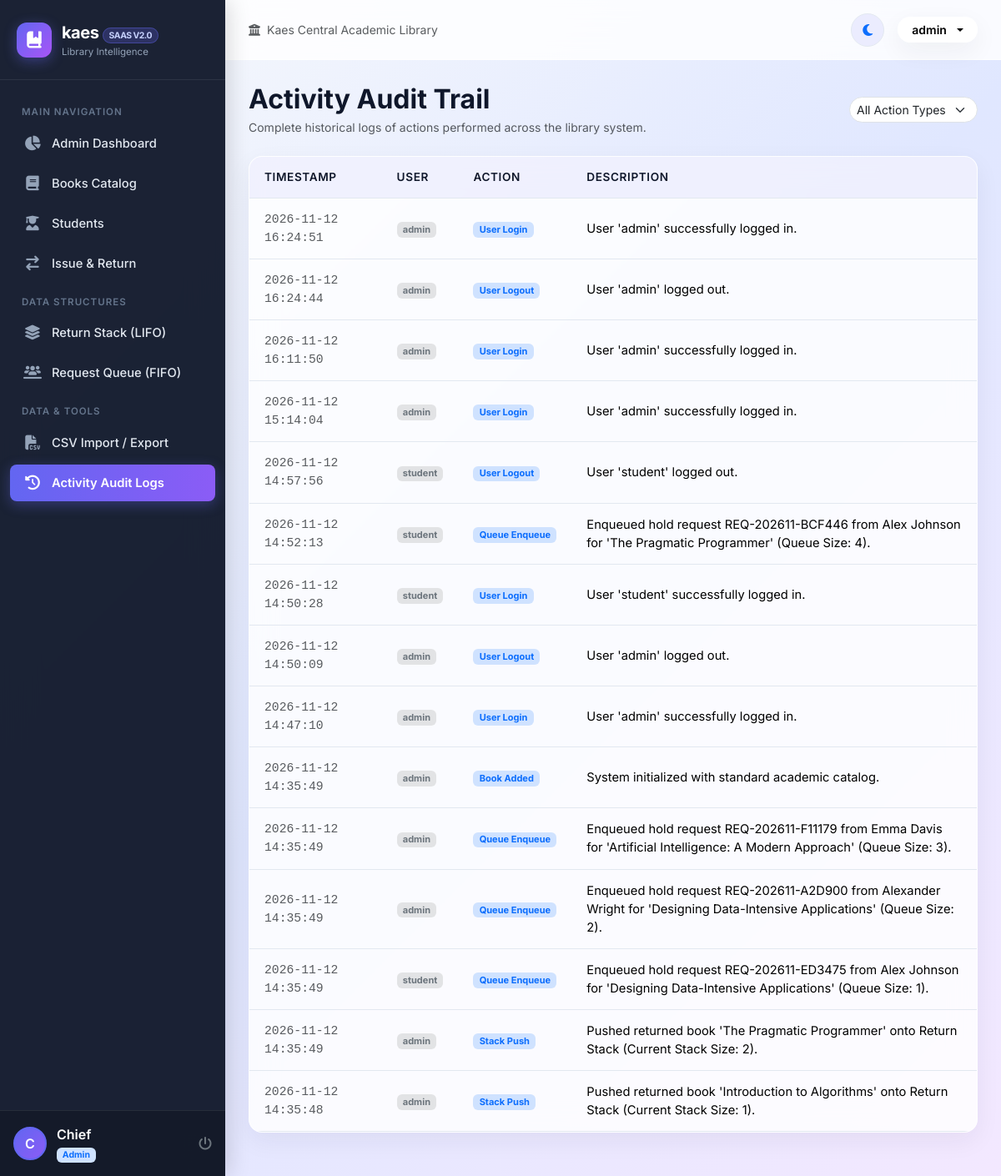
Page /accounts/activity-logs/ (signed in) on the committed database.
### transactions/models.py (models this page shows, shortened)
class ActivityLog(models.Model):
    ACTION_TYPES = (
        ('BOOK_ADDED', 'Book Added'),
        ('BOOK_UPDATED', 'Book Updated'),
        ('BOOK_DELETED', 'Book Deleted'),
        ('BOOK_ISSUED', 'Book Issued'),
        ('BOOK_RETURNED', 'Book Returned'),
        ('STACK_PUSH', 'Stack Push'),
        ('STACK_POP', 'Stack Pop'),
        ('STACK_PEEK', 'Stack Peek'),
        ('QUEUE_ENQUEUE', 'Queue Enqueue'),
        ('QUEUE_DEQUEUE', 'Queue Dequeue'),
        ('QUEUE_PEEK', 'Queue Peek'),
        ('CSV_IMPORT', 'CSV Import'),
        ('CSV_EXPORT', 'CSV Export'),
        ('STUDENT_ADDED', 'Student Added'),
        ('USER_LOGIN', 'User Login'),
        ('USER_LOGOUT', 'User Logout'),
    )
    user = models.ForeignKey(User, on_delete=models.SET_NULL, null=True, blank=True)
    action_type = models.CharField(max_length=50, choices=ACTION_TYPES)
    description = models.TextField()
    ip_address = models.GenericIPAddressField(null=True, blank=True)
    created_at = models.DateTimeField(auto_now_add=True)
    class Meta:
        ordering = ['-created_at']

### accounts/views.py (the view)
# urls.py: path('activity-logs/', views.activity_logs_view, name='activity_logs'),
@login_required
def activity_logs_view(request):
    if hasattr(request.user, 'profile') and request.user.profile.is_student:
        messages.error(request, "Access restricted to library administrators.")
        return redirect('student_dashboard')
    action_filter = request.GET.get('action', '')
    logs = ActivityLog.objects.all().order_by('-created_at')
    if action_filter:
        logs = logs.filter(action_type=action_filter)
    return render(request, 'activity_logs.html', {
        'logs': logs[:100],
        'action_filter': action_filter,
        'action_types': ActivityLog.ACTION_TYPES
    })

### accounts/context_processors.py (called while the page is built)
def user_role_context(request):
    if request.user.is_authenticated:
        profile = getattr(request.user, 'profile', None)
        is_admin = False
        is_student = False
        if profile:
            is_admin = profile.is_admin
            is_student = profile.is_student
        elif request.user.is_superuser or request.user.is_staff:
            is_admin = True
        return {
            'user_profile': profile,
            'is_admin': is_admin,
            'is_student': is_student,
        }
    return {
        'user_profile': None,
        'is_admin': False,
        'is_student': False,
    }

### accounts/models.py (called while the page is built)
    @property
    def is_admin(self):
        return self.role == 'admin' or self.user.is_superuser or self.user.is_staff

    @property
    def is_student(self):
        return self.role == 'student' and not (self.user.is_superuser or self.user.is_staff)

### templates/activity_logs.html (shortened to what this page needs)
{% extends 'base.html' %}
{% block content %}
<div class="d-flex flex-column flex-md-row justify-content-between align-items-md-center gap-3 mb-4">
    <div>
        <h2 class="fw-bold mb-1">Activity Audit Trail</h2>
        <p class="text-muted small mb-0">Complete historical logs of actions performed across the library system.</p>
    </div>
    <form method="GET" class="d-flex gap-2">
        <select name="action" class="form-select form-select-sm rounded-pill" onchange="this.form.submit()">
            <option value="">All Action Types</option>
        </select>
    </form>
</div>
<div class="glass-panel overflow-hidden mb-4">
    <div class="table-responsive">
        <table class="table custom-table align-middle mb-0">
            <thead>
                <tr>
                    <th>Timestamp</th>
                    <th>User</th>
                    <th>Action</th>
                    <th>Description</th>
                </tr>
            </thead>
            <tbody>
                {% for log in logs %}
                <tr>
                    <td class="font-monospace small text-muted">{{ log.created_at|date:"Y-m-d H:i:s" }}</td>
                    <td>
                        <span class="badge bg-secondary-subtle text-secondary">{{ log.user.username|default:"System" }}</span>
                    </td>
                    <td>
                        <span class="badge bg-primary-subtle text-primary">{{ log.get_action_type_display|default:log.action_type }}</span>
                    </td>
                    <td>{{ log.description }}</td>
                </tr>
                {% empty %}
                <tr>
                    <td colspan="4" class="text-center py-4 text-muted">No activity logs recorded.</td>
                </tr>
                {% endfor %}
            </tbody>
        </table>
    </div>
</div>
{% endblock %}

### templates/base.html (shortened to what this page needs)
{% load static %}
<!DOCTYPE html>
<html lang="en" data-theme="light">
<head>
    <link href="https://cdn.jsdelivr.net/npm/bootstrap@5.3.3/dist/css/bootstrap.min.css" rel="stylesheet">
    <link rel="stylesheet" href="https://cdnjs.cloudflare.com/ajax/libs/font-awesome/6.5.2/css/all.min.css">
    <link rel="stylesheet" href="{% static 'css/style.css' %}">
</head>
<body>
<div class="app-wrapper">
    {% if user.is_authenticated %}
    <aside class="app-sidebar">
        <div class="sidebar-brand">
            <div class="brand-icon">
                <i class="fas fa-book-bookmark"></i>
            </div>
            <div>
                <div class="brand-title">kaes <span class="brand-badge">SaaS v2.0</span></div>
                <div style="font-size: 0.72rem; color: #94a3b8;">Library Intelligence</div>
            </div>
        </div>
        <ul class="sidebar-menu">
            {% if is_admin %}
            <li class="sidebar-heading">Main Navigation</li>
            <li class="sidebar-item">
                <a href="{% url 'dashboard' %}" class="sidebar-link {% if request.resolver_match.url_name == 'dashboard' %}active{% endif %}">
                    <i class="fas fa-chart-pie"></i>
                    <span>Admin Dashboard</span>
                </a>
            </li>
            <li class="sidebar-item">
                <a href="{% url 'books_list' %}" class="sidebar-link {% if 'books' in request.path %}active{% endif %}">
                    <i class="fas fa-book"></i>
                    <span>Books Catalog</span>
                </a>
            </li>
            <li class="sidebar-item">
                <a href="{% url 'students_list' %}" class="sidebar-link {% if 'students' in request.path %}active{% endif %}">
                    <i class="fas fa-user-graduate"></i>
                    <span>Students</span>
                </a>
            </li>
            <li class="sidebar-item">
                <a href="{% url 'issue_return' %}" class="sidebar-link {% if 'transactions' in request.path %}active{% endif %}">
                    <i class="fas fa-arrow-right-arrow-left"></i>
                    <span>Issue & Return</span>
                </a>
            </li>
            <li class="sidebar-heading">Data Structures</li>
            <li class="sidebar-item">
                <a href="{% url 'stack_view' %}" class="sidebar-link {% if 'returns-stack' in request.path %}active{% endif %}">
                    <i class="fas fa-layer-group"></i>
                    <span>Return Stack (LIFO)</span>
                </a>
            </li>
            <li class="sidebar-item">
                <a href="{% url 'queue_view' %}" class="sidebar-link {% if 'requests-queue' in request.path %}active{% endif %}">
                    <i class="fas fa-users-line"></i>
                    <span>Request Queue (FIFO)</span>
                </a>
            </li>
            <li class="sidebar-heading">Data & Tools</li>
            <li class="sidebar-item">
                <a href="{% url 'csv_manager' %}" class="sidebar-link {% if 'csv-manager' in request.path %}active{% endif %}">
                    <i class="fas fa-file-csv"></i>
                    <span>CSV Import / Export</span>
                </a>
            </li>
            <li class="sidebar-item">
                <a href="{% url 'activity_logs' %}" class="sidebar-link {% if 'activity-logs' in request.path %}active{% endif %}">
                    <i class="fas fa-clock-rotate-left"></i>
                    <span>Activity Audit Logs</span>
                </a>
            </li>
            {% endif %}
        </ul>
        <div class="sidebar-user">
            {% if user.profile.avatar %}
                <img src="{{ user.profile.avatar.url }}" alt="{{ user.username }}">
            {% else %}
                <div class="user-avatar-circle">
                    {{ user.first_name|default:user.username|slice:":1"|upper }}
                </div>
            {% endif %}
            <div class="flex-grow-1 text-truncate">
                <div class="fw-semibold text-white text-truncate">{{ user.first_name|default:user.username }}</div>
                <div class="small text-muted">
                    {% if is_admin %}<span class="badge bg-primary-subtle text-primary">Admin</span>{% else %}<span class="badge bg-info-subtle text-info">Student</span>{% endif %}
                </div>
            </div>
            <a href="{% url 'logout' %}" class="text-secondary" title="Logout">
                <i class="fas fa-power-off"></i>
            </a>
        </div>
    </aside>
    {% endif %}
    <div class="app-main {% if not user.is_authenticated %}m-0 w-100{% endif %}">
        {% if user.is_authenticated %}
        <header class="app-header">
            <div class="d-flex align-items-center gap-3">
                <div class="d-none d-md-flex align-items-center gap-2 text-muted small">
                    <i class="fas fa-university"></i>
                    <span>Kaes Central Academic Library</span>
                </div>
            </div>
            <div class="d-flex align-items-center gap-3">
                <button type="button" class="theme-toggle-btn" id="themeToggleBtn" title="Toggle Light / Dark Mode">
                    <i class="fas fa-moon text-primary"></i>
                </button>
                <div class="dropdown">
                    <button class="btn btn-light glass-card rounded-pill d-flex align-items-center gap-2 px-3 py-1 dropdown-toggle" type="button" data-bs-toggle="dropdown">
                        <span class="fw-semibold small">{{ user.username }}</span>
                    </button>
                </div>
            </div>
        </header>
        {% endif %}
        <div class="toast-container position-fixed top-0 end-0 p-3" id="toastContainer" style="z-index: 2000;">
        </div>
        <main class="app-content">
            {% block content %}{% endblock %}
        </main>
    </div>
</div>
</body>
</html>

### rows in the picture
ActivityLog: created_at "2026-11-12 16:24:51", user.username "admin", action_type "User Login", description "User 'admin' successfully logged in."
ActivityLog: created_at "2026-11-12 16:24:44", user.username "admin", action_type "User Logout", description "User 'admin' logged out."
ActivityLog: created_at "2026-11-12 16:11:50", user.username "admin", action_type "User Login", description "User 'admin' successfully logged in."
ActivityLog: created_at "2026-11-12 15:14:04", user.username "admin", action_type "User Login", description "User 'admin' successfully logged in."
ActivityLog: created_at "2026-11-12 14:57:56", user.username "student", action_type "User Logout", description "User 'student' logged out."
ActivityLog: created_at "2026-11-12 14:52:13", user.username "student", action_type "Queue Enqueue", description "Enqueued hold request REQ-202611-BCF446 from Alex Johnson for 'The Pragmatic Programmer' (Queue Size: 4)."
ActivityLog: created_at "2026-11-12 14:50:28", user.username "student", action_type "User Login", description "User 'student' successfully logged in."
ActivityLog: created_at "2026-11-12 14:50:09", user.username "admin", action_type "User Logout", description "User 'admin' logged out."
ActivityLog: created_at "2026-11-12 14:47:10", user.username "admin", action_type "User Login", description "User 'admin' successfully logged in."
ActivityLog: created_at "2026-11-12 14:35:49", user.username "admin", action_type "Book Added", description "System initialized with standard academic catalog."
ActivityLog: created_at "2026-11-12 14:35:49", user.username "admin", action_type "Queue Enqueue", description "Enqueued hold request REQ-202611-F11179 from Emma Davis for 'Artificial Intelligence: A Modern Approach' (Queue Size: 3)."
ActivityLog: created_at "2026-11-12 14:35:49", user.username "admin", action_type "Queue Enqueue", description "Enqueued hold request REQ-202611-A2D900 from Alexander Wright for 'Designing Data-Intensive Applications' (Queue Size: 2)."
ActivityLog: created_at "2026-11-12 14:35:49", user.username "student", action_type "Queue Enqueue", description "Enqueued hold request REQ-202611-ED3475 from Alex Johnson for 'Designing Data-Intensive Applications' (Queue Size: 1)."
ActivityLog: created_at "2026-11-12 14:35:49", user.username "admin", action_type "Stack Push", description "Pushed returned book 'The Pragmatic Programmer' onto Return Stack (Current Stack Size: 2)."
ActivityLog: created_at "2026-11-12 14:35:48", user.username "admin", action_type "Stack Push", description "Pushed returned book 'Introduction to Algorithms' onto Return Stack (Current Stack Size: 1)."

### other values in the picture
{{ user.first_name|default:user.username|slice:":1"|upper }} "C"
{{ user.first_name|default:user.username }} "Chief"
{{ user.username }} "admin"
